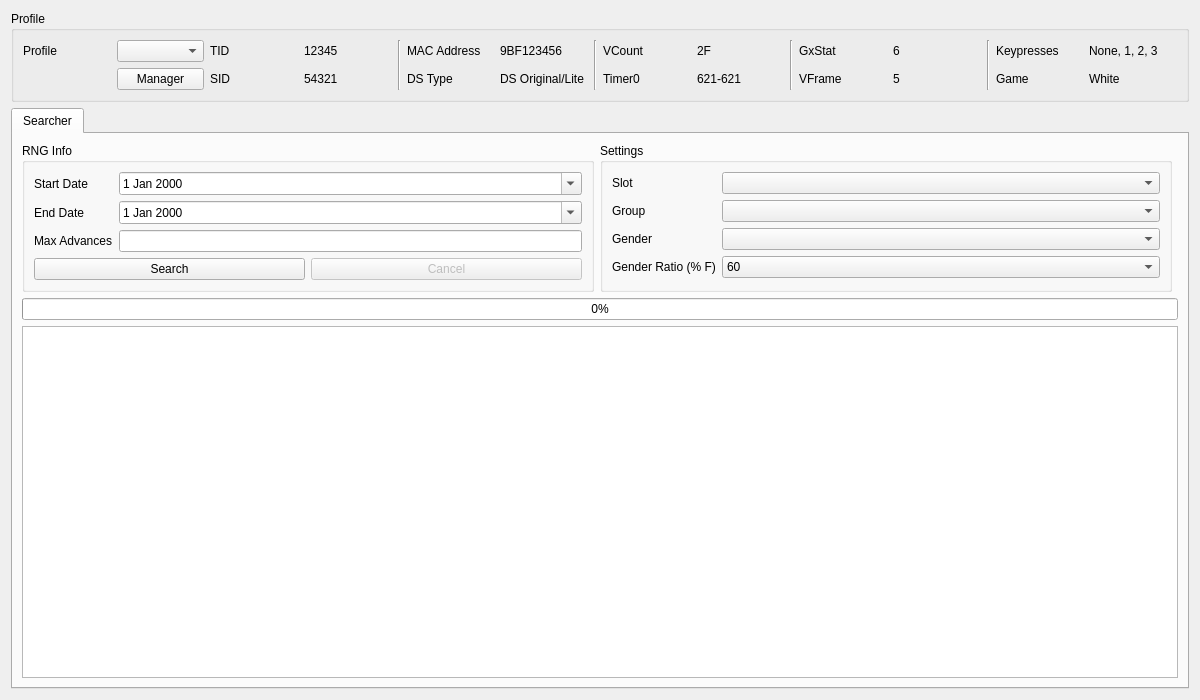
<?xml version="1.0" encoding="UTF-8"?>
<ui version="4.0">
 <class>HiddenGrotto</class>
 <widget class="QWidget" name="HiddenGrotto">
  <property name="geometry">
   <rect>
    <x>0</x>
    <y>0</y>
    <width>1200</width>
    <height>700</height>
   </rect>
  </property>
  <property name="windowTitle">
   <string>Form</string>
  </property>
  <layout class="QGridLayout" name="gridLayout_4">
   <item row="0" column="0">
    <widget class="QGroupBox" name="groupBoxProfile">
     <property name="title">
      <string>Profile</string>
     </property>
     <layout class="QGridLayout" name="gridLayout_5">
      <item row="0" column="2">
       <widget class="QLabel" name="labelProfileTID">
        <property name="text">
         <string>TID</string>
        </property>
       </widget>
      </item>
      <item row="0" column="9">
       <widget class="QLabel" name="labelProfileVCountValue">
        <property name="text">
         <string notr="true">2F</string>
        </property>
       </widget>
      </item>
      <item row="1" column="14">
       <widget class="QLabel" name="labelProfileGame">
        <property name="text">
         <string>Game</string>
        </property>
       </widget>
      </item>
      <item row="0" column="13" rowspan="2">
       <widget class="Line" name="line">
        <property name="orientation">
         <enum>Qt::Vertical</enum>
        </property>
       </widget>
      </item>
      <item row="0" column="12">
       <widget class="QLabel" name="labelProfileGxStatValue">
        <property name="text">
         <string notr="true">6</string>
        </property>
       </widget>
      </item>
      <item row="1" column="3">
       <widget class="QLabel" name="labelProfileSIDValue">
        <property name="text">
         <string notr="true">54321</string>
        </property>
       </widget>
      </item>
      <item row="1" column="12">
       <widget class="QLabel" name="labelProfileVFrameValue">
        <property name="text">
         <string notr="true">5</string>
        </property>
       </widget>
      </item>
      <item row="1" column="15">
       <widget class="QLabel" name="labelProfileGameValue">
        <property name="text">
         <string>White</string>
        </property>
       </widget>
      </item>
      <item row="0" column="8">
       <widget class="QLabel" name="labelProfileVCount">
        <property name="text">
         <string>VCount</string>
        </property>
       </widget>
      </item>
      <item row="0" column="15">
       <widget class="QLabel" name="labelProfileKeypressesValue">
        <property name="text">
         <string>None, 1, 2, 3</string>
        </property>
       </widget>
      </item>
      <item row="1" column="5">
       <widget class="QLabel" name="labelProfileDSType">
        <property name="text">
         <string>DS Type</string>
        </property>
       </widget>
      </item>
      <item row="0" column="6">
       <widget class="QLabel" name="labelProfileMACAddressValue">
        <property name="text">
         <string notr="true">9BF123456</string>
        </property>
       </widget>
      </item>
      <item row="0" column="4" rowspan="2">
       <widget class="Line" name="line_4">
        <property name="orientation">
         <enum>Qt::Vertical</enum>
        </property>
       </widget>
      </item>
      <item row="0" column="11">
       <widget class="QLabel" name="labelProfileGxStat">
        <property name="text">
         <string>GxStat</string>
        </property>
       </widget>
      </item>
      <item row="0" column="10" rowspan="2">
       <widget class="Line" name="line_2">
        <property name="orientation">
         <enum>Qt::Vertical</enum>
        </property>
       </widget>
      </item>
      <item row="0" column="14">
       <widget class="QLabel" name="labelProfileKeypresses">
        <property name="text">
         <string>Keypresses</string>
        </property>
       </widget>
      </item>
      <item row="0" column="1">
       <widget class="QComboBox" name="comboBoxProfiles"/>
      </item>
      <item row="1" column="1">
       <widget class="QPushButton" name="pushButtonProfileManager">
        <property name="text">
         <string>Manager</string>
        </property>
       </widget>
      </item>
      <item row="0" column="7" rowspan="2">
       <widget class="Line" name="line_3">
        <property name="orientation">
         <enum>Qt::Vertical</enum>
        </property>
       </widget>
      </item>
      <item row="0" column="5">
       <widget class="QLabel" name="labelProfileMACAddress">
        <property name="text">
         <string>MAC Address</string>
        </property>
       </widget>
      </item>
      <item row="1" column="6">
       <widget class="QLabel" name="labelProfileDSTypeValue">
        <property name="text">
         <string>DS Original/Lite</string>
        </property>
       </widget>
      </item>
      <item row="0" column="3">
       <widget class="QLabel" name="labelProfileTIDValue">
        <property name="text">
         <string notr="true">12345</string>
        </property>
       </widget>
      </item>
      <item row="1" column="8">
       <widget class="QLabel" name="labelProfileTimer0">
        <property name="text">
         <string>Timer0</string>
        </property>
       </widget>
      </item>
      <item row="1" column="2">
       <widget class="QLabel" name="labelProfileSID">
        <property name="text">
         <string>SID</string>
        </property>
       </widget>
      </item>
      <item row="0" column="0">
       <widget class="QLabel" name="labelProfile">
        <property name="text">
         <string>Profile</string>
        </property>
       </widget>
      </item>
      <item row="1" column="9">
       <widget class="QLabel" name="labelProfileTimer0Value">
        <property name="text">
         <string notr="true">621-621</string>
        </property>
       </widget>
      </item>
      <item row="1" column="11">
       <widget class="QLabel" name="labelProfileVFrame">
        <property name="text">
         <string>VFrame</string>
        </property>
       </widget>
      </item>
     </layout>
    </widget>
   </item>
   <item row="1" column="0">
    <widget class="QTabWidget" name="tabRNGSelector">
     <property name="currentIndex">
      <number>0</number>
     </property>
     <widget class="QWidget" name="tabSearcher">
      <property name="enabled">
       <bool>true</bool>
      </property>
      <attribute name="title">
       <string>Searcher</string>
      </attribute>
      <layout class="QGridLayout" name="gridLayout_20">
       <item row="0" column="1">
        <widget class="QGroupBox" name="groupBoxSearcherSettings">
         <property name="sizePolicy">
          <sizepolicy hsizetype="Preferred" vsizetype="Preferred">
           <horstretch>1</horstretch>
           <verstretch>0</verstretch>
          </sizepolicy>
         </property>
         <property name="title">
          <string>Settings</string>
         </property>
         <layout class="QGridLayout" name="gridLayout_3">
          <item row="0" column="0">
           <widget class="QLabel" name="labelSlot">
            <property name="sizePolicy">
             <sizepolicy hsizetype="Fixed" vsizetype="Preferred">
              <horstretch>0</horstretch>
              <verstretch>0</verstretch>
             </sizepolicy>
            </property>
            <property name="text">
             <string>Slot</string>
            </property>
           </widget>
          </item>
          <item row="1" column="0">
           <widget class="QLabel" name="labelGroup">
            <property name="sizePolicy">
             <sizepolicy hsizetype="Fixed" vsizetype="Preferred">
              <horstretch>0</horstretch>
              <verstretch>0</verstretch>
             </sizepolicy>
            </property>
            <property name="text">
             <string>Group</string>
            </property>
           </widget>
          </item>
          <item row="2" column="0">
           <widget class="QLabel" name="labelGender">
            <property name="sizePolicy">
             <sizepolicy hsizetype="Fixed" vsizetype="Preferred">
              <horstretch>0</horstretch>
              <verstretch>0</verstretch>
             </sizepolicy>
            </property>
            <property name="text">
             <string>Gender</string>
            </property>
           </widget>
          </item>
          <item row="4" column="1">
           <widget class="QComboBox" name="comboBoxGenderRatio">
            <item>
             <property name="text">
              <string>60</string>
             </property>
            </item>
            <item>
             <property name="text">
              <string>30</string>
             </property>
            </item>
            <item>
             <property name="text">
              <string>10</string>
             </property>
            </item>
            <item>
             <property name="text">
              <string>5</string>
             </property>
            </item>
           </widget>
          </item>
          <item row="0" column="1">
           <widget class="CheckList" name="checkListSlot"/>
          </item>
          <item row="4" column="0">
           <widget class="QLabel" name="labelGenderRatio">
            <property name="sizePolicy">
             <sizepolicy hsizetype="Fixed" vsizetype="Preferred">
              <horstretch>0</horstretch>
              <verstretch>0</verstretch>
             </sizepolicy>
            </property>
            <property name="text">
             <string>Gender Ratio (% F)</string>
            </property>
           </widget>
          </item>
          <item row="1" column="1">
           <widget class="CheckList" name="checkListGroup"/>
          </item>
          <item row="2" column="1">
           <widget class="CheckList" name="checkListGender"/>
          </item>
         </layout>
        </widget>
       </item>
       <item row="2" column="0" colspan="3">
        <widget class="TableView" name="tableViewSearcher">
         <property name="contextMenuPolicy">
          <enum>Qt::CustomContextMenu</enum>
         </property>
         <property name="editTriggers">
          <set>QAbstractItemView::NoEditTriggers</set>
         </property>
         <property name="sortingEnabled">
          <bool>true</bool>
         </property>
         <attribute name="horizontalHeaderDefaultSectionSize">
          <number>100</number>
         </attribute>
         <attribute name="verticalHeaderVisible">
          <bool>false</bool>
         </attribute>
         <attribute name="verticalHeaderMinimumSectionSize">
          <number>20</number>
         </attribute>
         <attribute name="verticalHeaderDefaultSectionSize">
          <number>21</number>
         </attribute>
        </widget>
       </item>
       <item row="1" column="0" colspan="3">
        <widget class="QProgressBar" name="progressBar">
         <property name="value">
          <number>0</number>
         </property>
        </widget>
       </item>
       <item row="0" column="0">
        <widget class="QGroupBox" name="groupBoxSearcherRNGInfo">
         <property name="sizePolicy">
          <sizepolicy hsizetype="Preferred" vsizetype="Preferred">
           <horstretch>1</horstretch>
           <verstretch>0</verstretch>
          </sizepolicy>
         </property>
         <property name="title">
          <string>RNG Info</string>
         </property>
         <layout class="QGridLayout" name="gridLayout_25">
          <item row="2" column="0">
           <widget class="QLabel" name="labelMaxAdvances">
            <property name="text">
             <string>Max Advances</string>
            </property>
           </widget>
          </item>
          <item row="0" column="0">
           <widget class="QLabel" name="labelSearcherStartDate">
            <property name="text">
             <string>Start Date</string>
            </property>
           </widget>
          </item>
          <item row="1" column="0">
           <widget class="QLabel" name="labelSearcherEndDate">
            <property name="text">
             <string>End Date</string>
            </property>
           </widget>
          </item>
          <item row="3" column="0" colspan="2">
           <layout class="QHBoxLayout" name="horizontalLayout_4">
            <item>
             <widget class="QPushButton" name="pushButtonSearch">
              <property name="enabled">
               <bool>true</bool>
              </property>
              <property name="text">
               <string>Search</string>
              </property>
              <property name="checkable">
               <bool>false</bool>
              </property>
              <property name="autoDefault">
               <bool>false</bool>
              </property>
             </widget>
            </item>
            <item>
             <widget class="QPushButton" name="pushButtonCancel">
              <property name="enabled">
               <bool>false</bool>
              </property>
              <property name="text">
               <string>Cancel</string>
              </property>
             </widget>
            </item>
           </layout>
          </item>
          <item row="1" column="1">
           <widget class="DateEdit" name="dateEditSearcherEndDate">
            <property name="maximumDateTime">
             <datetime>
              <hour>23</hour>
              <minute>59</minute>
              <second>59</second>
              <year>2099</year>
              <month>12</month>
              <day>31</day>
             </datetime>
            </property>
            <property name="minimumDateTime">
             <datetime>
              <hour>0</hour>
              <minute>0</minute>
              <second>0</second>
              <year>2000</year>
              <month>1</month>
              <day>1</day>
             </datetime>
            </property>
            <property name="calendarPopup">
             <bool>true</bool>
            </property>
           </widget>
          </item>
          <item row="0" column="1">
           <widget class="DateEdit" name="dateEditSearcherStartDate">
            <property name="maximumDateTime">
             <datetime>
              <hour>23</hour>
              <minute>59</minute>
              <second>59</second>
              <year>2099</year>
              <month>12</month>
              <day>31</day>
             </datetime>
            </property>
            <property name="minimumDateTime">
             <datetime>
              <hour>0</hour>
              <minute>0</minute>
              <second>0</second>
              <year>2000</year>
              <month>1</month>
              <day>1</day>
             </datetime>
            </property>
            <property name="calendarPopup">
             <bool>true</bool>
            </property>
           </widget>
          </item>
          <item row="2" column="1">
           <widget class="TextBox" name="textBoxSearcherMaxAdvances"/>
          </item>
         </layout>
        </widget>
       </item>
      </layout>
     </widget>
    </widget>
   </item>
  </layout>
 </widget>
 <customwidgets>
  <customwidget>
   <class>TextBox</class>
   <extends>QLineEdit</extends>
   <header>Forms/Controls/TextBox.hpp</header>
  </customwidget>
  <customwidget>
   <class>TableView</class>
   <extends>QTableView</extends>
   <header>Forms/Controls/TableView.hpp</header>
  </customwidget>
  <customwidget>
   <class>DateEdit</class>
   <extends>QDateEdit</extends>
   <header>Forms/Controls/DateEdit.hpp</header>
  </customwidget>
  <customwidget>
   <class>CheckList</class>
   <extends>QComboBox</extends>
   <header>Forms/Controls/CheckList.hpp</header>
   <slots>
    <slot>resetChecks()</slot>
   </slots>
  </customwidget>
 </customwidgets>
 <resources/>
 <connections/>
</ui>
